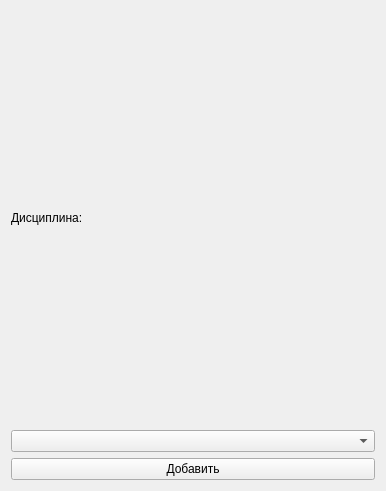
<?xml version="1.0" encoding="UTF-8"?>
<ui version="4.0">
 <class>AddPlan</class>
 <widget class="QWidget" name="AddPlan">
  <property name="geometry">
   <rect>
    <x>0</x>
    <y>0</y>
    <width>386</width>
    <height>491</height>
   </rect>
  </property>
  <property name="windowTitle">
   <string>Form</string>
  </property>
  <layout class="QGridLayout" name="gridLayout">
   <item row="0" column="0">
    <layout class="QVBoxLayout" name="verticalLayout">
     <item>
      <widget class="QLabel" name="label">
       <property name="text">
        <string>Дисциплина:</string>
       </property>
      </widget>
     </item>
     <item>
      <widget class="QComboBox" name="comboBox"/>
     </item>
     <item>
      <widget class="QPushButton" name="pushButton">
       <property name="text">
        <string>Добавить</string>
       </property>
      </widget>
     </item>
    </layout>
   </item>
  </layout>
 </widget>
 <resources/>
 <connections/>
</ui>
